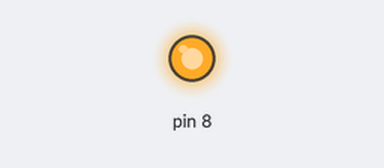
A sketch run on a simulated Arduino Uno, built with avr-gcc and run on an emulated ATmega328P. Parts: output pins drawn as LEDs (lit = HIGH).

Above: at 0.1 s.
Timing chart, 0 to 1.6 s (numbered marks = the images above):
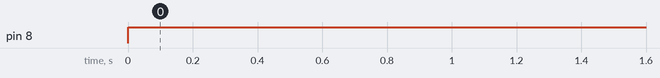

Measured:
- by itself, pin 8: LOW → HIGH at 0.00 s

The sketch:

led.ino
```cpp
void setup() {
  pinMode(8, OUTPUT);
}

void loop() {
  digitalWrite(8, HIGH);
}
```
